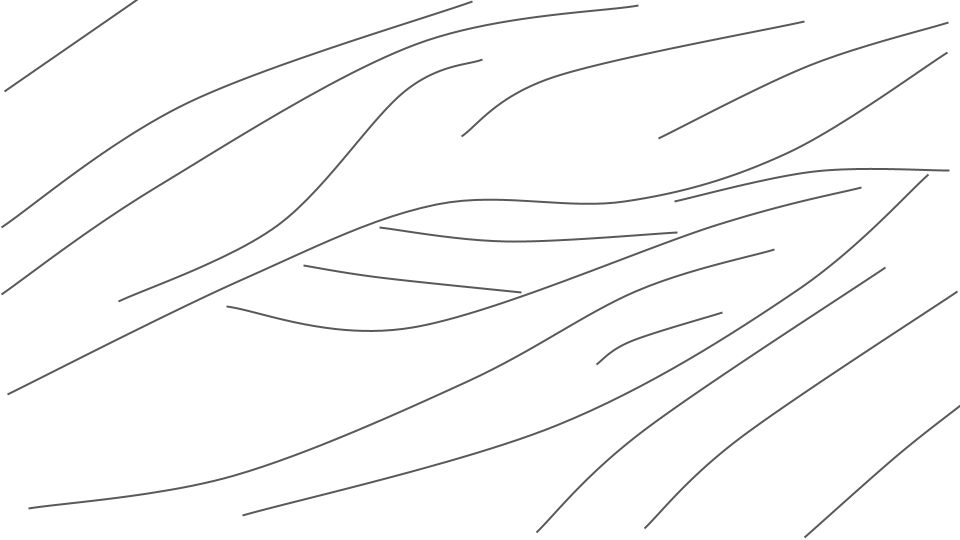
#> input picture fault_impact/images/fault_fabric.png, 960 x 540 px, found by its file name
$ python fault_density_from_image.py
#> lines starting #> are read from the running program, lines starting #| are printed output that depends on the picture; after the words box and inside, x2 and y2 are one past the last pixel; in counts of white or black regions, pixels touching at a corner belong together
import numpy as np
from PIL import Image
import matplotlib.pyplot as plt
import matplotlib.image as mpimg
import math


def png_to_array(png_filepath):

    # Convert image to black and white
    image = Image.open(png_filepath).convert('1')
#> image: PIL image 960x540 1; 98.1% white; black in thin lines or dots
    image_array = np.array(image)

    print(image_array[:10])
#> (printed output is left out)

    return image_array


def create_map(png_filepath, map_scale):
    # Load the image as a NumPy array
    img_array = png_to_array(png_filepath)
    # Get the dimensions of the image array
    height, width = img_array.shape
#> height = 540; width = 960

    # Calculate the aspect ratio of the image
    aspect_ratio = width / height
#> aspect_ratio = 1.78

    # Calculate the distance between each pixel in meters
    pixel_distance = map_scale / width
#> pixel_distance = 10.42

    # Calculate the height of the map in meters
    map_height = map_scale / aspect_ratio
#> map_height = 5625

    # Create meshgrid of x and y coordinates in meters
    x = np.arange(0, map_scale, pixel_distance)
#> x = 960 values from 0 to 9989.6
    y = np.arange(0, map_height, pixel_distance)
#> y = 540 values from 0 to 5614.6
    xx, yy = np.meshgrid(x, y)

    # Stack the meshgrid coordinates with the image array
    coords = np.dstack((xx, yy))
    map_array = np.concatenate((coords, img_array[:,:,np.newaxis]), axis=2)
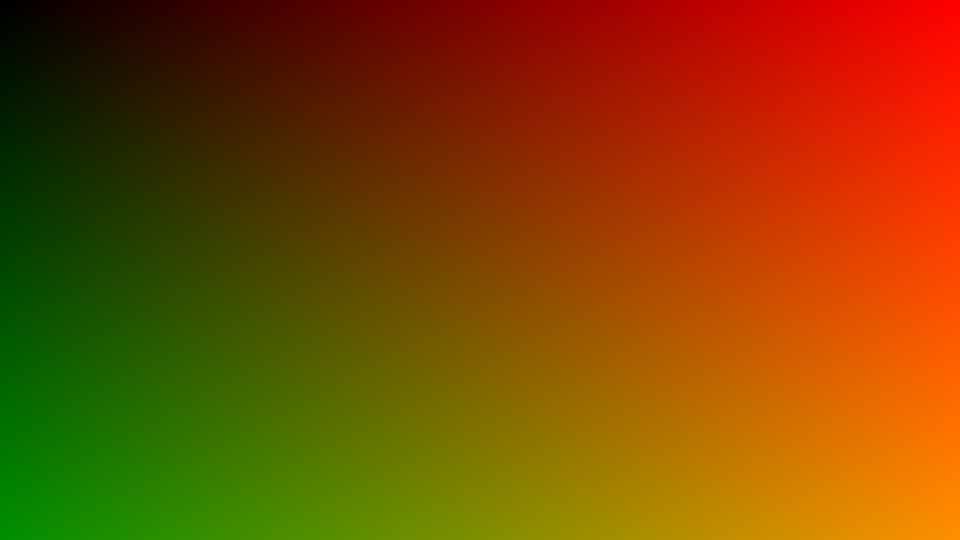
#> map_array: shape (540, 960, 3) float64; mean of channels 0, 1, 2 4994.8, 2807.3, 1; drawn with min black and max white
#> (printed output is left out)

    return map_array


def plot_random_position(map_array):
    # Extract the x, y, and pixel value arrays from the map_array
    x = map_array[:,:,0]
    y = map_array[:,:,1]

    # Get the range of x and y coordinates
    x_range = np.ptp(x)
    y_range = np.ptp(y)

    # Generate random x and y coordinates
    rand_x = np.random.rand() * x_range + np.min(x)
    rand_y = np.random.rand() * y_range + np.min(y)

    return (rand_x, rand_y)


def plot_map(map_array):
    # Extract the x, y, and pixel value arrays from the map_array
    x = map_array[:,:,0]
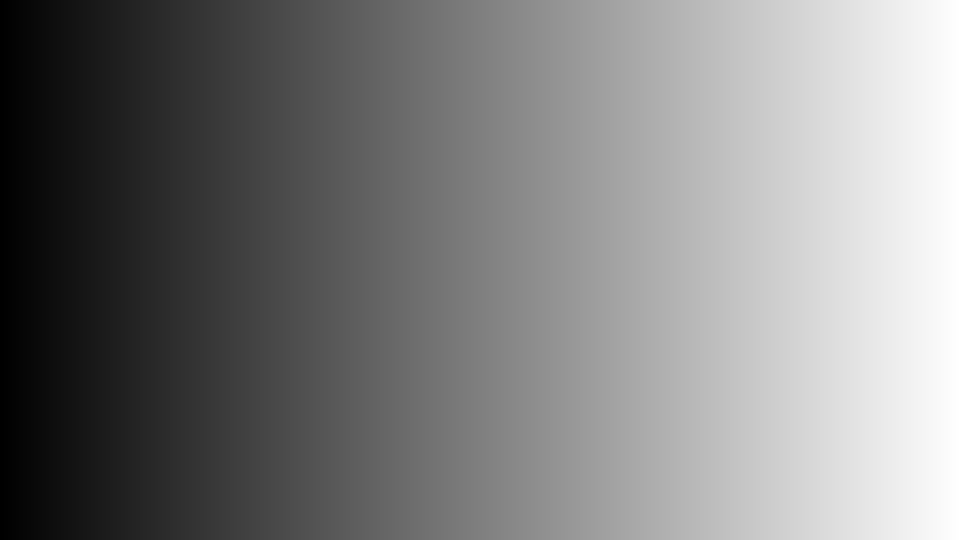
#> x: shape (540, 960) float64; min 0, max 9989.6, mean 4994.8; drawn with min black and max white
    y = map_array[:,:,1]
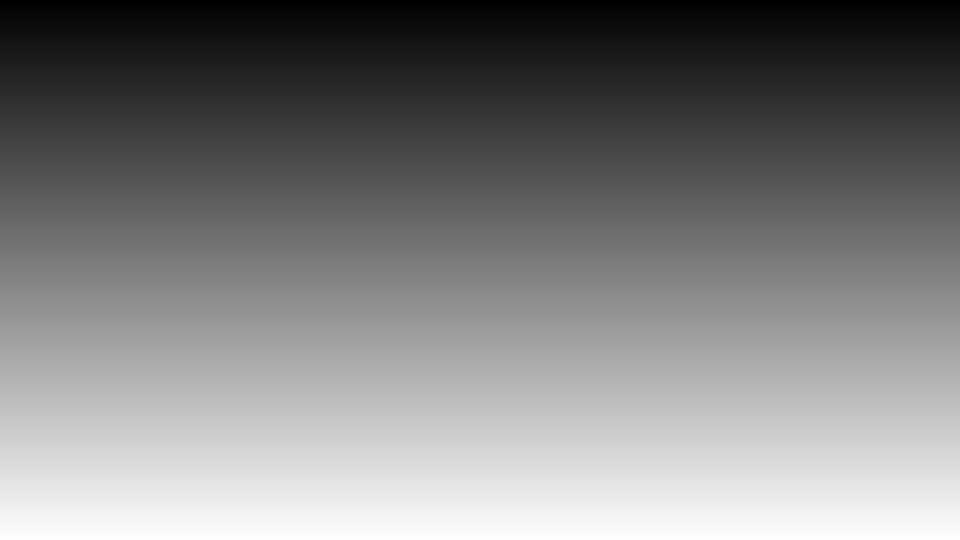
#> y: shape (540, 960) float64; min 0, max 5614.6, mean 2807.3; drawn with min black and max white
    pixel_values = map_array[:,:,2]
#> pixel_values: shape (540, 960) float64; values 0 (black) and 1 (white), 98.1% white; black in thin lines or dots

    # Create a scatter plot of the pixel values
    fig, ax = plt.subplots()
    ax.scatter(x.flat, y.flat, c=pixel_values.flat, cmap='gray')
    ax.set_aspect('equal')
    ax.set_xlabel('X (meters)')
    ax.set_ylabel('Y (meters)')

    return fig, ax


def traverse_map(map_array, start_coords, distance, bearing):
    # Convert bearing to radians
    bearing_rad = math.radians(bearing)

    # Calculate the step size for each iteration based on the distance
    step_size = distance / map_array.shape[0]

    # Initialize variables
    current_coords = start_coords
    path_pixels = []

    # Iterate until we reach the desired distance
    while distance > 0:
        # Calculate the next coordinates based on the current bearing and step size
        next_coords = (current_coords[0] + step_size * math.cos(bearing_rad),
                       current_coords[1] + step_size * math.sin(bearing_rad))

        # Round the coordinates to the nearest pixel index
#> (the run stopped early here; a loop or call above may not have finished)

$ run again, with fault_impact/images/power_law_example.png copied over fault_impact/images/fault_fabric.png
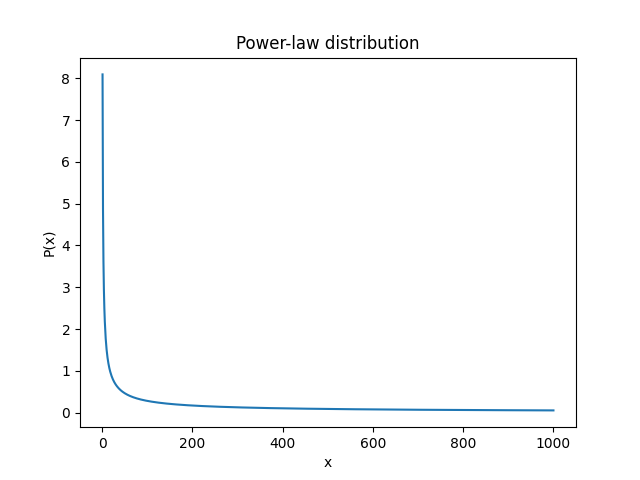
#> input picture fault_impact/images/power_law_example.png, 640 x 480 px, found by its file name
#> in png_to_array, `image = Image.open(png_filepath).convert('1')`:
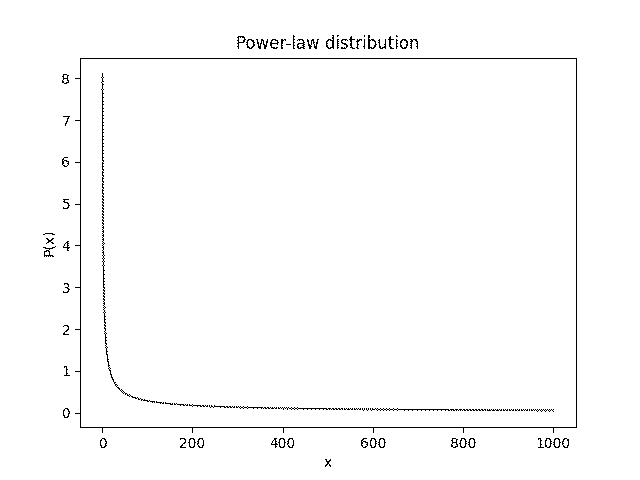
#> image: PIL image 640x480 1; 98.6% white; black in thin lines or dots, all inside (x1, y1, x2, y2) = (43, 35, 577, 467)
#> (printed output is left out)
#> in create_map, `map_array = np.concatenate((coords, img_array[:,:,np.newaxis]), axis=2)`:
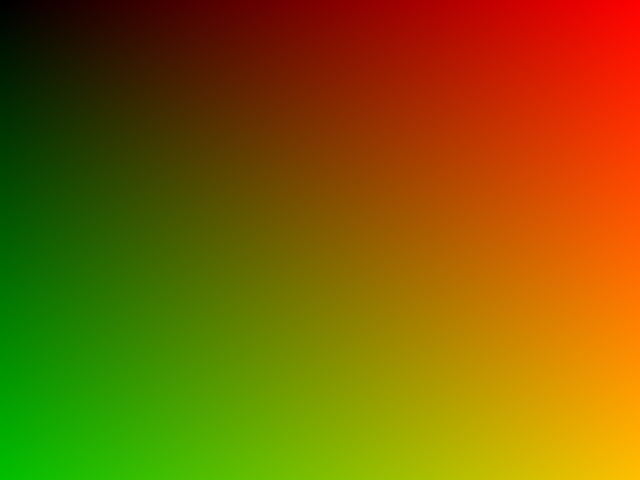
#> map_array: shape (480, 640, 3) float64; mean of channels 0, 1, 2 4992.2, 3742.2, 1; drawn with min black and max white
#> (printed output is left out)
